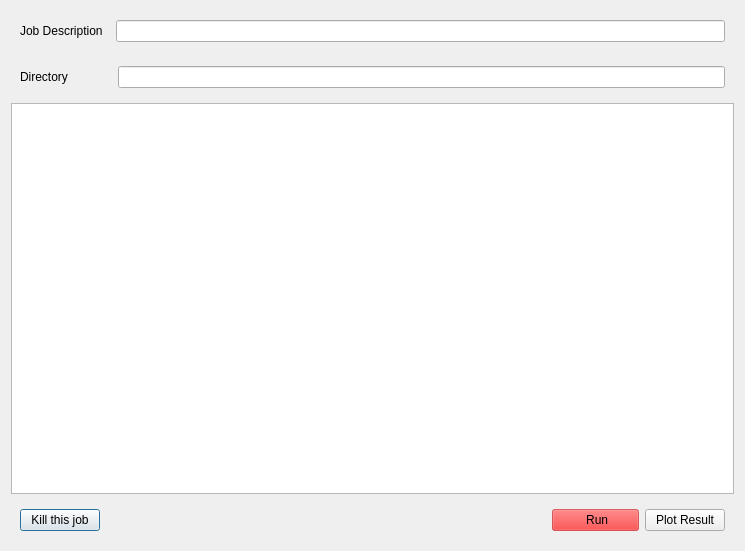
<?xml version="1.0" encoding="UTF-8"?>
<ui version="4.0">
 <class>Dialog</class>
 <widget class="QDialog" name="Dialog">
  <property name="geometry">
   <rect>
    <x>0</x>
    <y>0</y>
    <width>745</width>
    <height>551</height>
   </rect>
  </property>
  <property name="windowTitle">
   <string>Dialog</string>
  </property>
  <layout class="QVBoxLayout" name="verticalLayout">
   <item>
    <widget class="QWidget" name="widget" native="true">
     <layout class="QHBoxLayout" name="horizontalLayout">
      <item>
       <widget class="QLabel" name="label">
        <property name="sizePolicy">
         <sizepolicy hsizetype="Fixed" vsizetype="Preferred">
          <horstretch>0</horstretch>
          <verstretch>0</verstretch>
         </sizepolicy>
        </property>
        <property name="text">
         <string>Job Description  </string>
        </property>
       </widget>
      </item>
      <item>
       <widget class="QLineEdit" name="lineEdit">
        <property name="readOnly">
         <bool>true</bool>
        </property>
       </widget>
      </item>
     </layout>
    </widget>
   </item>
   <item>
    <widget class="QWidget" name="widget_2" native="true">
     <layout class="QHBoxLayout" name="horizontalLayout_2">
      <item>
       <widget class="QLabel" name="label_2">
        <property name="sizePolicy">
         <sizepolicy hsizetype="Fixed" vsizetype="Preferred">
          <horstretch>0</horstretch>
          <verstretch>0</verstretch>
         </sizepolicy>
        </property>
        <property name="text">
         <string>Directory             </string>
        </property>
       </widget>
      </item>
      <item>
       <widget class="QLineEdit" name="lineEdit_2">
        <property name="readOnly">
         <bool>true</bool>
        </property>
       </widget>
      </item>
     </layout>
    </widget>
   </item>
   <item>
    <widget class="QPlainTextEdit" name="plainTextEdit"/>
   </item>
   <item>
    <widget class="QWidget" name="widget_3" native="true">
     <layout class="QHBoxLayout" name="horizontalLayout_3">
      <item>
       <widget class="QPushButton" name="pushButton">
        <property name="text">
         <string>Kill this job</string>
        </property>
       </widget>
      </item>
      <item>
       <spacer name="horizontalSpacer">
        <property name="orientation">
         <enum>Qt::Horizontal</enum>
        </property>
        <property name="sizeHint" stdset="0">
         <size>
          <width>380</width>
          <height>20</height>
         </size>
        </property>
       </spacer>
      </item>
      <item>
       <widget class="QPushButton" name="pushButton_2">
        <property name="styleSheet">
         <string notr="true">background-color: rgba(255, 0, 0, 129);</string>
        </property>
        <property name="text">
         <string>         Run        </string>
        </property>
       </widget>
      </item>
      <item>
       <widget class="QPushButton" name="pushButton_3">
        <property name="text">
         <string>Plot Result</string>
        </property>
       </widget>
      </item>
     </layout>
    </widget>
   </item>
  </layout>
 </widget>
 <resources/>
 <connections/>
</ui>
